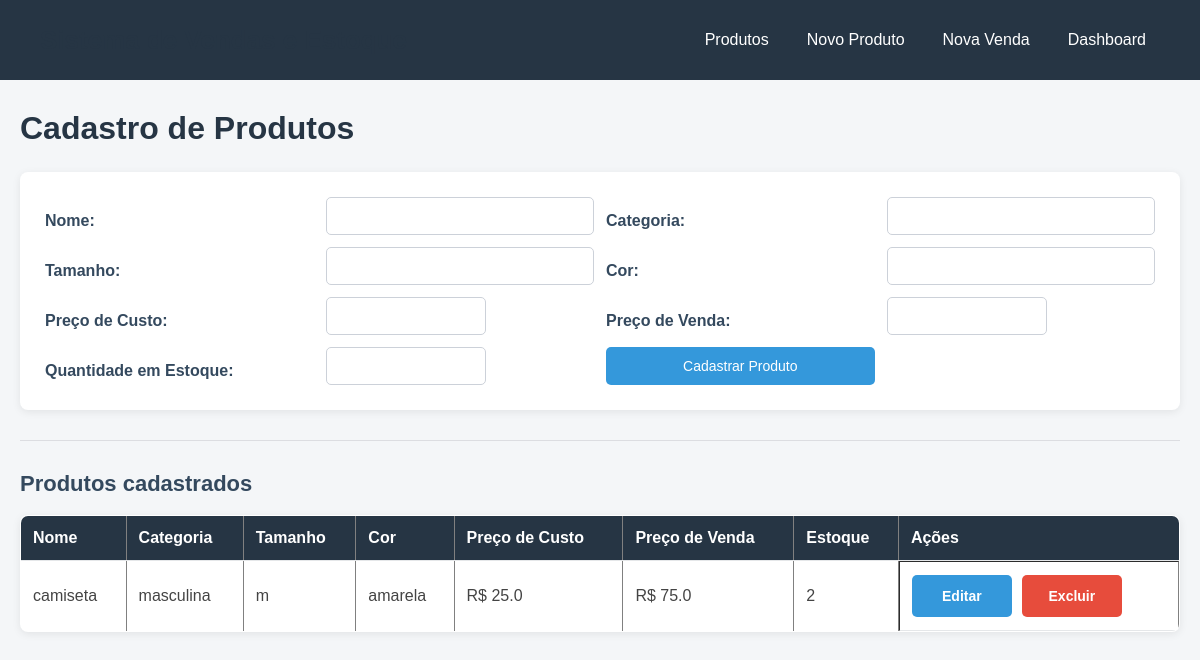
The app's page /produtos, older data.
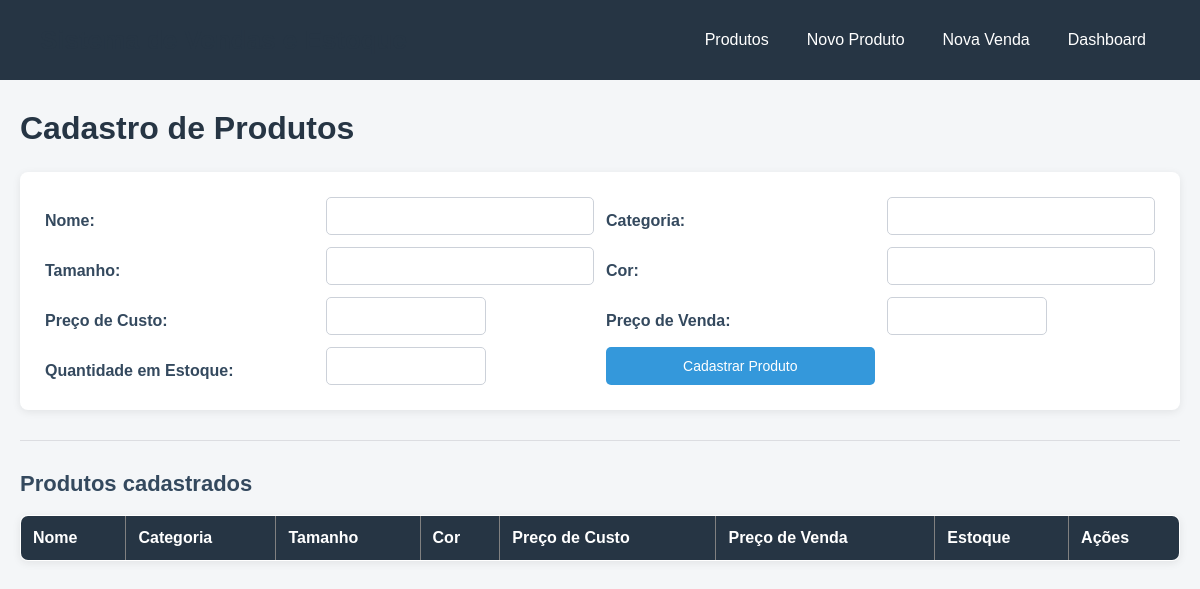
The same page, newer data.
### tables this page shows
CREATE TABLE produtos (
    id INTEGER PRIMARY KEY AUTOINCREMENT,
    nome TEXT NOT NULL,
    categoria TEXT,
    tamanho TEXT,
    cor TEXT,
    preco_custo REAL,
    preco_venda REAL NOT NULL,
    quantidade_estoque INTEGER NOT NULL DEFAULT 0,
    ativo INTEGER DEFAULT 1,
    criado_em TEXT DEFAULT CURRENT_TIMESTAMP
);

### app.py (the view)
@app.route("/produtos")
def listar_produtos():
    conn = get_connection()
    produtos = conn.execute(
        "SELECT * FROM produtos WHERE ativo = 1 ORDER BY nome"
    ).fetchall()
    conn.close()
    return render_template("produtos.html", produtos=produtos)

### database.py (called while the page is built)
def get_connection():
    conn = sqlite3.connect(DB_PATH)
    conn.row_factory = sqlite3.Row  # permite acessar por nome de coluna
    conn.execute("PRAGMA foreign_keys = ON")
    return conn

### templates/produtos.html
{% extends "base.html" %}
{% block content %}
<h1>{{ "Editar Produto" if editar else "Cadastro de Produtos" }}</h1>
<form method="POST" action="{% if editar %}{{ url_for('editar_produto', id=produto.id) }}{% else %}{{ url_for('novo_produto') }}{% endif %}">
    <label>Nome:</label>
    <input type="text" name="nome" value="{{ produto.nome if editar else '' }}" required>
    <label>Categoria:</label>
    <input type="text" name="categoria" value="{{ produto.categoria if editar else '' }}" required>
    <label>Tamanho:</label>
    <input type="text" name="tamanho" value="{{ produto.tamanho if editar else '' }}">
    <label>Cor:</label>
    <input type="text" name="cor" value="{{ produto.cor if editar else '' }}">
    <label>Preço de Custo:</label>
    <input type="number" name="preco_custo" step="0.01" value="{{ produto.preco_custo if editar else '' }}" required>
    <label>Preço de Venda:</label>
    <input type="number" name="preco_venda" step="0.01" value="{{ produto.preco_venda if editar else '' }}" required>
    <label>Quantidade em Estoque:</label>
    <input type="number" name="quantidade_estoque" min="0" value="{{ produto.quantidade_estoque if editar else '' }}" required>
    <button type="submit">{{ "Salvar alterações" if editar else "Cadastrar Produto" }}</button>
</form>
<hr>
<h2>Produtos cadastrados</h2>
<table border="1">
    <thead>
        <tr>
            <th>Nome</th>
            <th>Categoria</th>
            <th>Tamanho</th>
            <th>Cor</th>
            <th>Preço de Custo</th>
            <th>Preço de Venda</th>
            <th>Estoque</th>
            <th>Ações</th>
        </tr>
    </thead>
    <tbody>
        {% for produto in produtos %}
        <tr>
            <td>{{ produto.nome }}</td>
            <td>{{ produto.categoria }}</td>
            <td>{{ produto.tamanho }}</td>
            <td>{{ produto.cor }}</td>
            <td>R$ {{ produto.preco_custo }}</td>
            <td>R$ {{ produto.preco_venda }}</td>
            <td>{{ produto.quantidade_estoque }}</td>
            <td>
                <a href="{{ url_for('editar_produto', id=produto.id) }}">Editar</a>
                <form method="POST" action="{{ url_for('excluir_produto', id=produto.id) }}" style="display:inline">
                    <button type="submit" onclick="return confirm('Excluir este produto?')">Excluir</button>
                </form>
            </td>
        </tr>
        {% endfor %}
    </tbody>
</table>
{% endblock %}

Row changes from the older to the newer data that the page shows:
removed produtos: nome "camiseta", categoria "masculina", tamanho "m", cor "amarela", preco_custo "25.0", preco_venda "75.0", quantidade_estoque "2"
